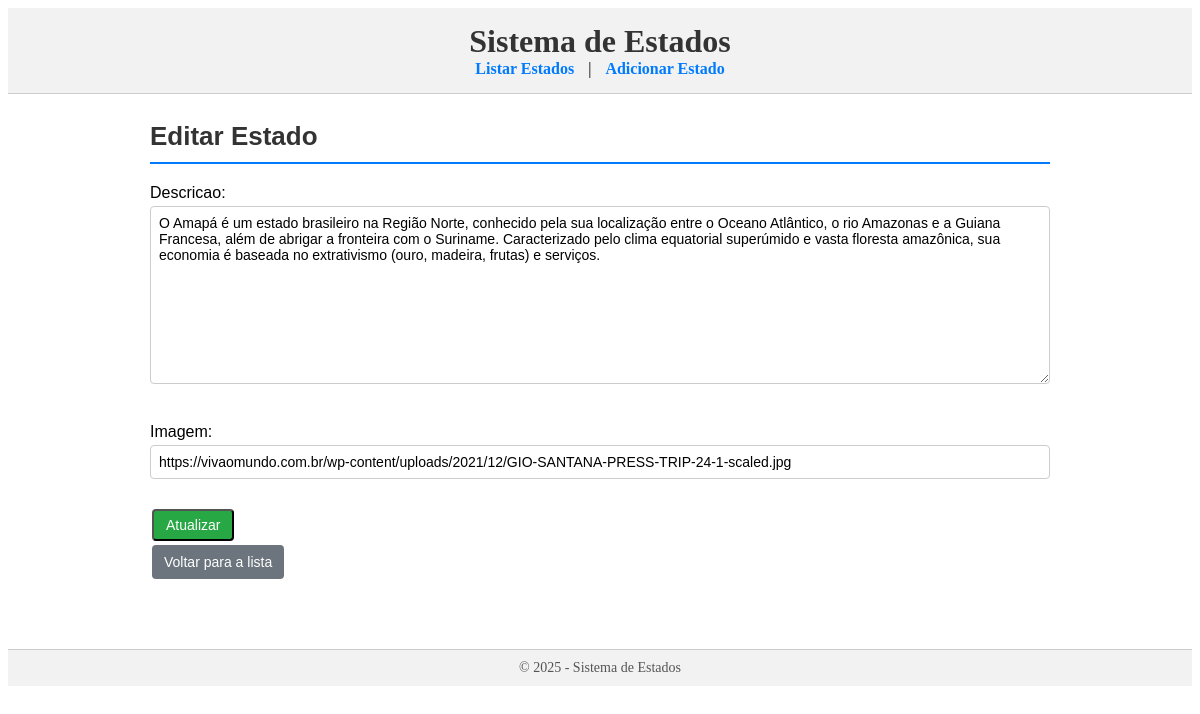
The app's page /estados/3/editar/ with its own data.
### app/models.py (models this page shows, shortened)
class Estado(models.Model):
    nome = models.CharField(max_length=50)
    sigla = models.CharField(max_length=2, unique=True)
    regiao = models.CharField(max_length=20)
    descricao = models.TextField(blank=True, null=True)
    imagem = models.URLField(blank=True, null=True)

### app/views.py (the view)
# urls.py: path('estados/<int:pk>/editar/', EstadoUpdateView.as_view(), name='estado_update'),
class EstadoUpdateView(UpdateView):
    model = Estado
    form_class = EstadoEditForm
    template_name = 'app/estado_form.html'
    success_url = reverse_lazy('estado_list')

### app/forms.py
class EstadoEditForm(forms.ModelForm):
    class Meta:
        model = Estado
        fields = ['descricao', 'imagem']

### app/templates/app/estado_form.html (shortened to what this page needs)
{% extends 'app/base.html' %}
{% block content %}
<h2 class="titulo-formulario">{% if estado %}Editar Estado{% else %}Adicionar Estado{% endif %}</h2>
<form class="formulario-estado" method="post" enctype="multipart/form-data">
    {{ form.as_p }}
    <button class="botao-enviar" type="submit">{% if estado %}Atualizar{% else %}Salvar{% endif %}</button>
</form>
<a class="botao-voltar" href="{% url 'estado_list' %}">Voltar para a lista</a>
{% endblock %}

### app/static/app/style/style.css (style rules this page uses)
.titulo-lista, .titulo-detalhe, .titulo-formulario, .titulo-excluir, .titulo-municipios .titulo-pontos { color: #333; margin-bottom: 15px; font-size: 26px; border-bottom: 2px solid #007bff; padding-bottom: 5px; }
.botao-detalhe, .botao-editar, .botao-deletar, .botao-voltar, .botao-enviar, .botao-confirmar { display: inline-block; padding: 6px 12px; margin: 2px; text-decoration: none; color: white; border-radius: 4px; font-size: 14px; transition: all 0.2s ease-in-out; }
.botao-voltar { background-color: #6c757d; }
.botao-enviar { background-color: #28a745; }
.formulario-estado input[type="text"], .formulario-estado input[type="file"], .formulario-estado textarea, .formulario-estado select { width: 100%; padding: 8px; margin-bottom: 12px; border: 1px solid #ccc; border-radius: 4px; font-size: 14px; box-sizing: border-box; }
.formulario-estado input[type="url"] { width: 100%; padding: 8px; margin-bottom: 12px; border: 1px solid #ccc; border-radius: 4px; font-size: 14px; box-sizing: border-box; }
.formulario-estado textarea { min-height: 120px; resize: vertical; font-family: Arial, sans-serif; }

### records on screen
Estado: descricao "O Amapá é um estado brasileiro na Região Norte, conhecido pela sua localização entre o Oceano Atlântico, o rio Amazonas e a Guiana Francesa, além de abrigar a fronteira com o Suriname. Caracterizado pelo clima equatorial superúmido e vasta floresta amazônica, sua economia é baseada no extrativismo (ouro, madeira, frutas) e serviços.", imagem "https://vivaomundo.com.br/wp-content/uploads/2021/12/GIO-SANTANA-PRESS-TRIP-24-1-scaled.jpg"
